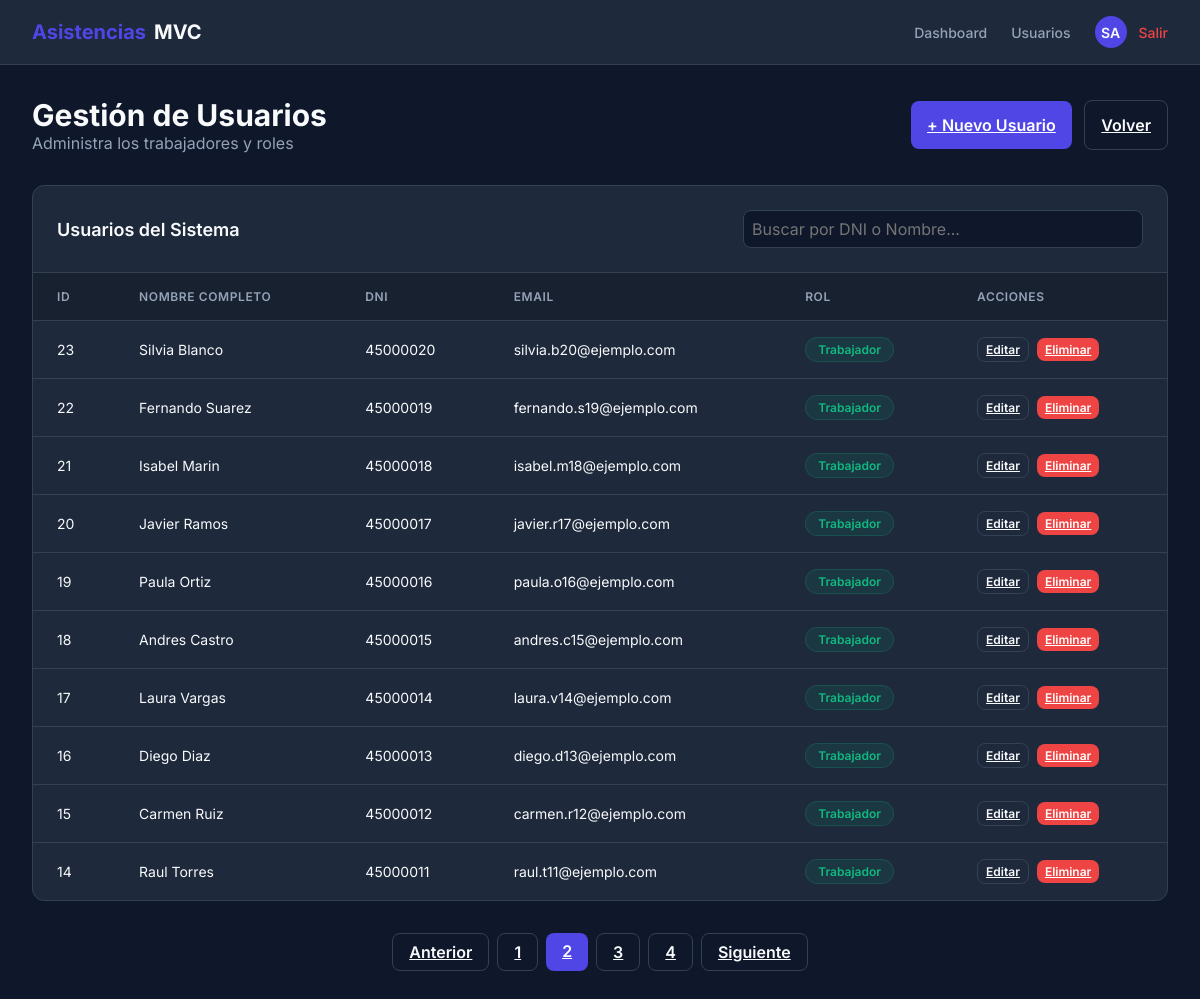
The page /admin/users?page=2 (signed in) on the database its author committed.
### tables this page shows
CREATE TABLE `users` (
  `id` int(11) NOT NULL,
  `role_id` int(11) NOT NULL,
  `dni` varchar(20) NOT NULL,
  `first_name` varchar(100) NOT NULL,
  `last_name` varchar(100) NOT NULL,
  `email` varchar(100) NOT NULL,
  `password` varchar(255) NOT NULL,
  `created_at` timestamp NOT NULL DEFAULT current_timestamp(),
  `updated_at` timestamp NOT NULL DEFAULT current_timestamp() ON UPDATE current_timestamp()
);

CREATE TABLE `roles` (
  `id` int(11) NOT NULL,
  `name` varchar(50) NOT NULL,
  `description` varchar(255) DEFAULT NULL
);

### system/bootstrap.php (called while the page is built, shortened)
<?php
spl_autoload_register(function ($class) {
    $prefix = '';
    $base_dir = '';
    if (strpos($class, 'App\\') === 0) {
        $prefix = 'App\\';
        $base_dir = APPPATH;
    } elseif (strpos($class, 'System\\') === 0) {
        $prefix = 'System\\';
        $base_dir = SYSTEMPATH;
    }
    if ($prefix !== '') {
        $len = strlen($prefix);
        $relative_class = substr($class, $len);
        $file = $base_dir . str_replace('\\', '/', $relative_class) . '.php';
    }
});
$router = new \System\Router\Router();
$url = isset($_GET['url']) ? rtrim($_GET['url'], '/') : '/';
$router->dispatch($url);

### app/Controllers/Admin.php (called while the page is built, shortened)
<?php
class Admin extends Controller {
    public function users() {
        $model = new User();
        $limit = 10;
        $page = isset($_GET['page']) && is_numeric($_GET['page']) ? (int)$_GET['page'] : 1;
        $offset = ($page - 1) * $limit;
        $search = isset($_GET['search']) ? trim($_GET['search']) : '';
        $totalUsers = $model->countAllUsers($search);
        $totalPages = ceil($totalUsers / $limit);
        $users = $model->getPaginatedUsers($limit, $offset, $search);
        $this->view('admin/users', [
            'users' => $users,
            'currentPage' => $page,
            'totalPages' => $totalPages,
            'search' => $search
        ]);
    }
}

### public/index.php (called while the page is built, shortened)
<?php
require_once SYSTEMPATH . 'bootstrap.php';

### system/Core/Model.php (called while the page is built, shortened)
<?php
class Model {
    public function __construct() {
        $config = new Database();
        try {
            $dsn = "mysql:host={$config->host};dbname={$config->dbname};charset=utf8mb4";
            $this->db = new PDO($dsn, $config->username, $config->password, [
                PDO::ATTR_ERRMODE => PDO::ERRMODE_EXCEPTION,
                PDO::ATTR_DEFAULT_FETCH_MODE => PDO::FETCH_ASSOC,
                PDO::ATTR_EMULATE_PREPARES => false,
            ]);
        } catch (PDOException $e) {
            die("Database connection failed: " . $e->getMessage());
        }
    }
}

### app/Models/User.php (called while the page is built, shortened)
<?php
class User extends Model {
    public function countAllUsers($search = '') {
        if ($search) {
            $stmt = $this->db->prepare("SELECT COUNT(*) FROM users WHERE dni LIKE ? OR first_name LIKE ? OR last_name LIKE ?");
            $searchTerm = "%$search%";
            $stmt->execute([$searchTerm, $searchTerm, $searchTerm]);
            return $stmt->fetchColumn();
        } else {
            $stmt = $this->db->query("SELECT COUNT(*) FROM users");
            return $stmt->fetchColumn();
        }
    }
    public function getPaginatedUsers($limit, $offset, $search = '') {
        if ($search) {
            $stmt = $this->db->prepare("SELECT u.*, r.name as role_name FROM users u JOIN roles r ON u.role_id = r.id WHERE u.dni LIKE ? OR u.first_name LIKE ? OR u.last_name LIKE ? ORDER BY u.id DESC LIMIT ? OFFSET ?");
            $searchTerm = "%$search%";
            $stmt->bindValue(1, $searchTerm, \PDO::PARAM_STR);
            $stmt->bindValue(2, $searchTerm, \PDO::PARAM_STR);
            $stmt->bindValue(3, $searchTerm, \PDO::PARAM_STR);
            $stmt->bindValue(4, $limit, \PDO::PARAM_INT);
            $stmt->bindValue(5, $offset, \PDO::PARAM_INT);
            $stmt->execute();
            return $stmt->fetchAll();
        } else {
            $stmt = $this->db->prepare("SELECT u.*, r.name as role_name FROM users u JOIN roles r ON u.role_id = r.id ORDER BY u.id DESC LIMIT ? OFFSET ?");
            $stmt->bindValue(1, $limit, \PDO::PARAM_INT);
            $stmt->bindValue(2, $offset, \PDO::PARAM_INT);
            $stmt->execute();
            return $stmt->fetchAll();
        }
    }
}

### app/Views/admin/users.php (the view, shortened to what this page needs)
<!DOCTYPE html>
<html lang="es">
<head>
    <link rel="stylesheet" href="<?= BASE_URL ?>public/css/style.css">
</head>
<body>
    <?php include APPPATH . 'Views/partials/navbar.php'; ?>
    <div class="container">
        <div class="page-header">
            <div>
                <h1 class="page-title">Gestión de Usuarios</h1>
                <p style="color: var(--text-muted);">Administra los trabajadores y roles</p>
            </div>
            <div>
                <a href="<?= BASE_URL ?>admin/users/create" class="btn btn-primary" style="width: auto; margin-right: 0.5rem;">+ Nuevo Usuario</a>
                <a href="<?= BASE_URL ?>admin/dashboard" class="btn btn-outline" style="width: auto;">Volver</a>
            </div>
        </div>
        <div class="table-container">
            <div class="card-header" style="display: flex; justify-content: space-between; align-items: center; flex-wrap: wrap; gap: 1rem;">
                <h3 style="margin: 0;">Usuarios del Sistema</h3>
                <form action="<?= BASE_URL ?>admin/users" method="GET" style="display: flex; gap: 0.5rem; max-width: 400px; width: 100%;">
                    <input type="text" name="search" class="form-control" placeholder="Buscar por DNI o Nombre..." value="<?= htmlspecialchars($search) ?>" style="padding: 0.5rem; margin: 0;">
                </form>
            </div>
            <table>
                <thead>
                    <tr>
                        <th>ID</th>
                        <th>Nombre Completo</th>
                        <th>DNI</th>
                        <th>Email</th>
                        <th>Rol</th>
                        <th>Acciones</th>
                    </tr>
                </thead>
                <tbody>
                    <?php foreach ($users as $user): ?>
                    <tr>
                        <td><?= $user['id'] ?></td>
                        <td><?= htmlspecialchars($user['first_name'] . ' ' . $user['last_name']) ?></td>
                        <td><?= htmlspecialchars($user['dni']) ?></td>
                        <td><?= htmlspecialchars($user['email']) ?></td>
                        <td>
                            <?php if ($user['role_id'] == 1): ?>
                                <span class="badge badge-danger"><?= htmlspecialchars($user['role_name']) ?></span>
                            <?php else: ?>
                                <span class="badge badge-success"><?= htmlspecialchars($user['role_name']) ?></span>
                            <?php endif; ?>
                        </td>
                        <td>
                            <a href="<?= BASE_URL ?>admin/users/edit/<?= $user['id'] ?>" class="btn btn-outline" style="padding: 0.25rem 0.5rem; font-size: 0.75rem; width: auto; margin-right: 0.25rem;">Editar</a>
                            <?php if ($user['id'] != $_SESSION['user_id']): ?>
                                <a href="<?= BASE_URL ?>admin/users/delete/<?= $user['id'] ?>?csrf_token=<?= $_SESSION['csrf_token'] ?>" class="btn btn-danger" style="padding: 0.25rem 0.5rem; font-size: 0.75rem; width: auto;" onclick="return confirm('¿Eliminar usuario?');">Eliminar</a>
                            <?php endif; ?>
                        </td>
                    </tr>
                    <?php endforeach; ?>
                </tbody>
            </table>
        </div>
        <?php if ($totalPages > 1): ?>
        <?php $searchQuery = !empty($search) ? '&search=' . urlencode($search) : ''; ?>
        <div class="pagination-container" style="display: flex; justify-content: center; gap: 0.5rem; margin-top: 2rem;">
            <?php if ($currentPage > 1): ?>
                <a href="<?= BASE_URL ?>admin/users?page=<?= $currentPage - 1 ?><?= $searchQuery ?>" class="btn btn-outline" style="width: auto; padding: 0.5rem 1rem;">Anterior</a>
            <?php endif; ?>
            <?php for ($i = 1; $i <= $totalPages; $i++): ?>
                <a href="<?= BASE_URL ?>admin/users?page=<?= $i ?><?= $searchQuery ?>" class="btn <?= $i === $currentPage ? 'btn-primary' : 'btn-outline' ?>" style="width: auto; padding: 0.5rem 1rem;"><?= $i ?></a>
            <?php endfor; ?>
            <?php if ($currentPage < $totalPages): ?>
                <a href="<?= BASE_URL ?>admin/users?page=<?= $currentPage + 1 ?><?= $searchQuery ?>" class="btn btn-outline" style="width: auto; padding: 0.5rem 1rem;">Siguiente</a>
            <?php endif; ?>
        </div>
        <?php endif; ?>
    </div>
    <?php include APPPATH . 'Views/partials/footer.php'; ?>

### system/Router/Router.php (shortened to what this page needs)
<?php
class Router {
    private $routes = [];
    public function add($route, $params) {
        $this->routes[$route] = $params;
    }
    public function dispatch($url) {
        foreach ($this->routes as $route => $params) {
            $routePattern = preg_replace('/\//', '\\/', $route);
            $routePattern = preg_replace('/\{([a-z]+)\}/', '(?P<\1>[a-z0-9-]+)', $routePattern);
            $routePattern = '/^' . $routePattern . '$/i';
            if (preg_match($routePattern, $url, $matches)) {
                $controller = "App\\Controllers\\" . $params['controller'];
                $method = $params['method'];
                if (class_exists($controller)) {
                    $controller_object = new $controller();
                    if (is_callable([$controller_object, $method])) {
                        $args = [];
                        call_user_func_array([$controller_object, $method], $args);
                    } else {
                        echo "Method $method not found in controller $controller";
                    }
                } else {
                    echo "Controller class $controller not found";
                }
                break;
            }
        }
    }
}

### public/css/style.css (style rules this page uses)
:root { --primary: #4f46e5; --primary-hover: #4338ca; --bg-dark: #0f172a; --bg-card: #1e293b; --text-main: #f8fafc; --text-muted: #94a3b8; --success: #10b981; --danger: #ef4444; --border: #334155; }
* { margin: 0; padding: 0; box-sizing: border-box; font-family: 'Inter', system-ui, -apple-system, sans-serif; }
body { background-color: var(--bg-dark); color: var(--text-main); display: flex; flex-direction: column; min-height: 100vh; }
.form-control { width: 100%; padding: 0.75rem 1rem; border-radius: 8px; background-color: var(--bg-dark); border: 1px solid var(--border); color: var(--text-main); font-size: 1rem; transition: all 0.3s ease; }
.btn { display: inline-block; width: 100%; padding: 0.875rem 1rem; border-radius: 8px; font-weight: 600; text-align: center; cursor: pointer; transition: all 0.3s ease; border: none; font-size: 1rem; }
.btn-primary { background-color: var(--primary); color: white; }
.btn-danger { background-color: var(--danger); color: white; }
.btn-outline { background-color: transparent; border: 1px solid var(--border); color: var(--text-main); }
.container { max-width: 1200px; margin: 0 auto; padding: 2rem; width: 100%; }
.page-header { display: flex; justify-content: space-between; align-items: center; margin-bottom: 2rem; }
.page-title { font-size: 1.875rem; font-weight: 700; }
.table-container { width: 100%; overflow-x: auto; background-color: var(--bg-card); border-radius: 12px; border: 1px solid var(--border); }
table { width: 100%; border-collapse: collapse; }
th, td { padding: 1rem 1.5rem; text-align: left; border-bottom: 1px solid var(--border); }
th { background-color: rgba(0, 0, 0, 0.2); font-size: 0.75rem; text-transform: uppercase; letter-spacing: 0.05em; color: var(--text-muted); font-weight: 600; }
td { font-size: 0.875rem; }
tr:last-child td { border-bottom: none; }
.badge { padding: 0.25rem 0.75rem; border-radius: 9999px; font-size: 0.75rem; font-weight: 600; display: inline-block; }
.badge-success { background: rgba(16, 185, 129, 0.1); color: var(--success); border: 1px solid rgba(16, 185, 129, 0.2); }
.card-header { padding: 1.5rem; border-bottom: 1px solid var(--border); display: flex; justify-content: space-between; align-items: center; }
.card-header h3 { font-size: 1.125rem; font-weight: 600; }

### rows shown on the page
users: id "23", first_name+last_name "Silvia Blanco", dni "45000020", email "silvia.b20@ejemplo.com", role.name "Trabajador"
users: id "22", first_name+last_name "Fernando Suarez", dni "45000019", email "fernando.s19@ejemplo.com", role.name "Trabajador"
users: id "21", first_name+last_name "Isabel Marin", dni "45000018", email "isabel.m18@ejemplo.com", role.name "Trabajador"
users: id "20", first_name+last_name "Javier Ramos", dni "45000017", email "javier.r17@ejemplo.com", role.name "Trabajador"
users: id "19", first_name+last_name "Paula Ortiz", dni "45000016", email "paula.o16@ejemplo.com", role.name "Trabajador"
users: id "18", first_name+last_name "Andres Castro", dni "45000015", email "andres.c15@ejemplo.com", role.name "Trabajador"
users: id "17", first_name+last_name "Laura Vargas", dni "45000014", email "laura.v14@ejemplo.com", role.name "Trabajador"
users: id "16", first_name+last_name "Diego Diaz", dni "45000013", email "diego.d13@ejemplo.com", role.name "Trabajador"
users: id "15", first_name+last_name "Carmen Ruiz", dni "45000012", email "carmen.r12@ejemplo.com", role.name "Trabajador"
users: id "14", first_name+last_name "Raul Torres", dni "45000011", email "raul.t11@ejemplo.com", role.name "Trabajador"
